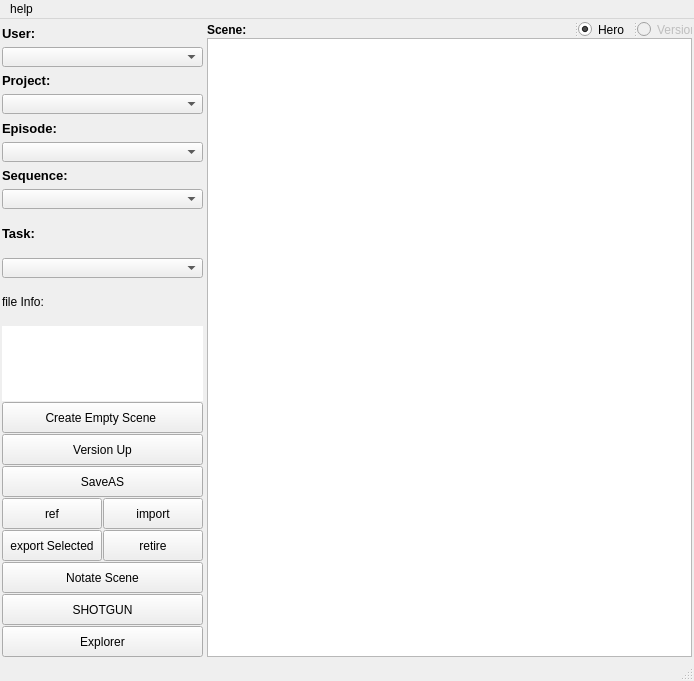
<?xml version="1.0" encoding="UTF-8"?>
<ui version="4.0">
 <class>MainWindow</class>
 <widget class="QMainWindow" name="MainWindow">
  <property name="geometry">
   <rect>
    <x>0</x>
    <y>0</y>
    <width>694</width>
    <height>681</height>
   </rect>
  </property>
  <property name="minimumSize">
   <size>
    <width>452</width>
    <height>681</height>
   </size>
  </property>
  <property name="maximumSize">
   <size>
    <width>1000</width>
    <height>681</height>
   </size>
  </property>
  <property name="windowTitle">
   <string>dsShotOpen</string>
  </property>
  <property name="documentMode">
   <bool>false</bool>
  </property>
  <property name="tabShape">
   <enum>QTabWidget::Rounded</enum>
  </property>
  <widget class="QWidget" name="centralwidget">
   <property name="sizePolicy">
    <sizepolicy hsizetype="Expanding" vsizetype="Expanding">
     <horstretch>0</horstretch>
     <verstretch>0</verstretch>
    </sizepolicy>
   </property>
   <layout class="QGridLayout" name="gridLayout">
    <property name="horizontalSpacing">
     <number>4</number>
    </property>
    <property name="verticalSpacing">
     <number>1</number>
    </property>
    <property name="margin">
     <number>2</number>
    </property>
    <item row="0" column="0">
     <widget class="QLabel" name="user_L">
      <property name="maximumSize">
       <size>
        <width>201</width>
        <height>25</height>
       </size>
      </property>
      <property name="font">
       <font>
        <pointsize>10</pointsize>
        <weight>75</weight>
        <bold>true</bold>
       </font>
      </property>
      <property name="text">
       <string>User:</string>
      </property>
     </widget>
    </item>
    <item row="0" column="1" rowspan="20">
     <layout class="QVBoxLayout" name="verticalLayout_2">
      <item>
       <widget class="QSplitter" name="splitter_3">
        <property name="orientation">
         <enum>Qt::Horizontal</enum>
        </property>
        <property name="opaqueResize">
         <bool>true</bool>
        </property>
        <property name="childrenCollapsible">
         <bool>true</bool>
        </property>
        <widget class="QLabel" name="scene_L">
         <property name="sizePolicy">
          <sizepolicy hsizetype="Fixed" vsizetype="Fixed">
           <horstretch>0</horstretch>
           <verstretch>0</verstretch>
          </sizepolicy>
         </property>
         <property name="font">
          <font>
           <pointsize>9</pointsize>
           <weight>75</weight>
           <bold>true</bold>
          </font>
         </property>
         <property name="text">
          <string>Scene:</string>
         </property>
        </widget>
        <widget class="QRadioButton" name="hero_RB">
         <property name="enabled">
          <bool>true</bool>
         </property>
         <property name="minimumSize">
          <size>
           <width>55</width>
           <height>17</height>
          </size>
         </property>
         <property name="maximumSize">
          <size>
           <width>47</width>
           <height>17</height>
          </size>
         </property>
         <property name="text">
          <string>Hero</string>
         </property>
         <property name="checked">
          <bool>true</bool>
         </property>
        </widget>
        <widget class="QRadioButton" name="version_RB">
         <property name="enabled">
          <bool>false</bool>
         </property>
         <property name="minimumSize">
          <size>
           <width>55</width>
           <height>17</height>
          </size>
         </property>
         <property name="maximumSize">
          <size>
           <width>47</width>
           <height>17</height>
          </size>
         </property>
         <property name="text">
          <string>Version</string>
         </property>
         <property name="checked">
          <bool>false</bool>
         </property>
        </widget>
       </widget>
      </item>
      <item>
       <widget class="QListWidget" name="scene_LW">
        <property name="minimumSize">
         <size>
          <width>211</width>
          <height>400</height>
         </size>
        </property>
        <property name="iconSize">
         <size>
          <width>550</width>
          <height>550</height>
         </size>
        </property>
        <property name="spacing">
         <number>5</number>
        </property>
        <property name="gridSize">
         <size>
          <width>1</width>
          <height>25</height>
         </size>
        </property>
       </widget>
      </item>
     </layout>
    </item>
    <item row="1" column="0">
     <widget class="QComboBox" name="user_CB">
      <property name="minimumSize">
       <size>
        <width>199</width>
        <height>20</height>
       </size>
      </property>
      <property name="maximumSize">
       <size>
        <width>201</width>
        <height>20</height>
       </size>
      </property>
     </widget>
    </item>
    <item row="2" column="0">
     <widget class="QLabel" name="project_L">
      <property name="maximumSize">
       <size>
        <width>201</width>
        <height>25</height>
       </size>
      </property>
      <property name="font">
       <font>
        <pointsize>10</pointsize>
        <weight>75</weight>
        <bold>true</bold>
       </font>
      </property>
      <property name="text">
       <string>Project:</string>
      </property>
     </widget>
    </item>
    <item row="3" column="0">
     <widget class="QComboBox" name="projects_CB">
      <property name="minimumSize">
       <size>
        <width>199</width>
        <height>20</height>
       </size>
      </property>
      <property name="maximumSize">
       <size>
        <width>201</width>
        <height>20</height>
       </size>
      </property>
     </widget>
    </item>
    <item row="4" column="0">
     <widget class="QLabel" name="episode_L">
      <property name="maximumSize">
       <size>
        <width>201</width>
        <height>26</height>
       </size>
      </property>
      <property name="font">
       <font>
        <pointsize>10</pointsize>
        <weight>75</weight>
        <bold>true</bold>
       </font>
      </property>
      <property name="text">
       <string>Episode:</string>
      </property>
     </widget>
    </item>
    <item row="5" column="0">
     <widget class="QComboBox" name="episodes_CB">
      <property name="minimumSize">
       <size>
        <width>199</width>
        <height>20</height>
       </size>
      </property>
      <property name="maximumSize">
       <size>
        <width>201</width>
        <height>20</height>
       </size>
      </property>
     </widget>
    </item>
    <item row="6" column="0">
     <widget class="QLabel" name="seq_L">
      <property name="maximumSize">
       <size>
        <width>201</width>
        <height>25</height>
       </size>
      </property>
      <property name="font">
       <font>
        <pointsize>10</pointsize>
        <weight>75</weight>
        <bold>true</bold>
       </font>
      </property>
      <property name="text">
       <string>Sequence:</string>
      </property>
     </widget>
    </item>
    <item row="7" column="0">
     <widget class="QComboBox" name="sequence_CB">
      <property name="minimumSize">
       <size>
        <width>199</width>
        <height>20</height>
       </size>
      </property>
      <property name="maximumSize">
       <size>
        <width>201</width>
        <height>20</height>
       </size>
      </property>
     </widget>
    </item>
    <item row="8" column="0">
     <widget class="QLabel" name="task_L">
      <property name="font">
       <font>
        <pointsize>10</pointsize>
        <weight>75</weight>
        <bold>true</bold>
       </font>
      </property>
      <property name="text">
       <string>Task:</string>
      </property>
     </widget>
    </item>
    <item row="9" column="0">
     <widget class="QComboBox" name="task_CB">
      <property name="minimumSize">
       <size>
        <width>199</width>
        <height>20</height>
       </size>
      </property>
      <property name="maximumSize">
       <size>
        <width>201</width>
        <height>20</height>
       </size>
      </property>
     </widget>
    </item>
    <item row="10" column="0">
     <widget class="QLabel" name="shots_L">
      <property name="text">
       <string>file Info:</string>
      </property>
     </widget>
    </item>
    <item row="11" column="0">
     <widget class="QListWidget" name="shots_LW">
      <property name="minimumSize">
       <size>
        <width>201</width>
        <height>75</height>
       </size>
      </property>
      <property name="maximumSize">
       <size>
        <width>201</width>
        <height>75</height>
       </size>
      </property>
      <property name="frameShape">
       <enum>QFrame::NoFrame</enum>
      </property>
      <property name="verticalScrollBarPolicy">
       <enum>Qt::ScrollBarAsNeeded</enum>
      </property>
      <property name="horizontalScrollBarPolicy">
       <enum>Qt::ScrollBarAlwaysOff</enum>
      </property>
      <property name="editTriggers">
       <set>QAbstractItemView::NoEditTriggers</set>
      </property>
     </widget>
    </item>
    <item row="12" column="0">
     <widget class="QPushButton" name="createEmpty_B">
      <property name="enabled">
       <bool>true</bool>
      </property>
      <property name="sizePolicy">
       <sizepolicy hsizetype="Fixed" vsizetype="Fixed">
        <horstretch>0</horstretch>
        <verstretch>0</verstretch>
       </sizepolicy>
      </property>
      <property name="minimumSize">
       <size>
        <width>201</width>
        <height>31</height>
       </size>
      </property>
      <property name="maximumSize">
       <size>
        <width>201</width>
        <height>31</height>
       </size>
      </property>
      <property name="font">
       <font>
        <weight>50</weight>
        <bold>false</bold>
       </font>
      </property>
      <property name="text">
       <string>Create Empty Scene </string>
      </property>
     </widget>
    </item>
    <item row="13" column="0">
     <widget class="QPushButton" name="versionUp_B">
      <property name="enabled">
       <bool>true</bool>
      </property>
      <property name="sizePolicy">
       <sizepolicy hsizetype="Fixed" vsizetype="Fixed">
        <horstretch>0</horstretch>
        <verstretch>0</verstretch>
       </sizepolicy>
      </property>
      <property name="minimumSize">
       <size>
        <width>201</width>
        <height>31</height>
       </size>
      </property>
      <property name="maximumSize">
       <size>
        <width>201</width>
        <height>31</height>
       </size>
      </property>
      <property name="font">
       <font>
        <weight>50</weight>
        <bold>false</bold>
       </font>
      </property>
      <property name="text">
       <string>Version Up</string>
      </property>
     </widget>
    </item>
    <item row="14" column="0">
     <widget class="QPushButton" name="saveAs_B">
      <property name="minimumSize">
       <size>
        <width>201</width>
        <height>31</height>
       </size>
      </property>
      <property name="maximumSize">
       <size>
        <width>201</width>
        <height>31</height>
       </size>
      </property>
      <property name="text">
       <string>SaveAS</string>
      </property>
     </widget>
    </item>
    <item row="15" column="0">
     <widget class="QSplitter" name="splitter">
      <property name="minimumSize">
       <size>
        <width>201</width>
        <height>31</height>
       </size>
      </property>
      <property name="maximumSize">
       <size>
        <width>200</width>
        <height>31</height>
       </size>
      </property>
      <property name="orientation">
       <enum>Qt::Horizontal</enum>
      </property>
      <property name="handleWidth">
       <number>1</number>
      </property>
      <widget class="QPushButton" name="ref_B">
       <property name="minimumSize">
        <size>
         <width>100</width>
         <height>31</height>
        </size>
       </property>
       <property name="maximumSize">
        <size>
         <width>100</width>
         <height>31</height>
        </size>
       </property>
       <property name="text">
        <string>ref</string>
       </property>
      </widget>
      <widget class="QPushButton" name="import_B">
       <property name="minimumSize">
        <size>
         <width>100</width>
         <height>31</height>
        </size>
       </property>
       <property name="maximumSize">
        <size>
         <width>99</width>
         <height>31</height>
        </size>
       </property>
       <property name="text">
        <string>import</string>
       </property>
      </widget>
     </widget>
    </item>
    <item row="16" column="0">
     <widget class="QSplitter" name="splitter_2">
      <property name="minimumSize">
       <size>
        <width>201</width>
        <height>31</height>
       </size>
      </property>
      <property name="maximumSize">
       <size>
        <width>200</width>
        <height>31</height>
       </size>
      </property>
      <property name="orientation">
       <enum>Qt::Horizontal</enum>
      </property>
      <property name="opaqueResize">
       <bool>true</bool>
      </property>
      <property name="handleWidth">
       <number>1</number>
      </property>
      <property name="childrenCollapsible">
       <bool>false</bool>
      </property>
      <widget class="QPushButton" name="export_B">
       <property name="minimumSize">
        <size>
         <width>100</width>
         <height>31</height>
        </size>
       </property>
       <property name="maximumSize">
        <size>
         <width>100</width>
         <height>31</height>
        </size>
       </property>
       <property name="text">
        <string>export Selected</string>
       </property>
      </widget>
      <widget class="QPushButton" name="retire_B">
       <property name="minimumSize">
        <size>
         <width>100</width>
         <height>31</height>
        </size>
       </property>
       <property name="maximumSize">
        <size>
         <width>99</width>
         <height>31</height>
        </size>
       </property>
       <property name="text">
        <string>retire</string>
       </property>
      </widget>
     </widget>
    </item>
    <item row="17" column="0">
     <widget class="QPushButton" name="notate_B">
      <property name="enabled">
       <bool>true</bool>
      </property>
      <property name="sizePolicy">
       <sizepolicy hsizetype="Fixed" vsizetype="Fixed">
        <horstretch>0</horstretch>
        <verstretch>0</verstretch>
       </sizepolicy>
      </property>
      <property name="minimumSize">
       <size>
        <width>201</width>
        <height>31</height>
       </size>
      </property>
      <property name="maximumSize">
       <size>
        <width>201</width>
        <height>31</height>
       </size>
      </property>
      <property name="font">
       <font>
        <weight>50</weight>
        <bold>false</bold>
       </font>
      </property>
      <property name="text">
       <string>Notate Scene</string>
      </property>
     </widget>
    </item>
    <item row="18" column="0">
     <widget class="QPushButton" name="sg_B">
      <property name="minimumSize">
       <size>
        <width>201</width>
        <height>31</height>
       </size>
      </property>
      <property name="maximumSize">
       <size>
        <width>201</width>
        <height>31</height>
       </size>
      </property>
      <property name="text">
       <string>SHOTGUN</string>
      </property>
     </widget>
    </item>
    <item row="19" column="0">
     <widget class="QPushButton" name="explorer_B">
      <property name="enabled">
       <bool>true</bool>
      </property>
      <property name="sizePolicy">
       <sizepolicy hsizetype="Fixed" vsizetype="Fixed">
        <horstretch>0</horstretch>
        <verstretch>0</verstretch>
       </sizepolicy>
      </property>
      <property name="minimumSize">
       <size>
        <width>201</width>
        <height>31</height>
       </size>
      </property>
      <property name="maximumSize">
       <size>
        <width>201</width>
        <height>31</height>
       </size>
      </property>
      <property name="font">
       <font>
        <weight>50</weight>
        <bold>false</bold>
       </font>
      </property>
      <property name="text">
       <string>Explorer</string>
      </property>
     </widget>
    </item>
   </layout>
  </widget>
  <widget class="QMenuBar" name="menubar">
   <property name="geometry">
    <rect>
     <x>0</x>
     <y>0</y>
     <width>694</width>
     <height>18</height>
    </rect>
   </property>
   <widget class="QMenu" name="menuHelp">
    <property name="title">
     <string>help</string>
    </property>
    <addaction name="actionVfx_wiki_dk"/>
   </widget>
   <addaction name="menuHelp"/>
  </widget>
  <widget class="QStatusBar" name="statusBar"/>
  <action name="actionVfx_wiki_dk">
   <property name="text">
    <string>wiki</string>
   </property>
   <property name="iconText">
    <string>wiki</string>
   </property>
  </action>
 </widget>
 <resources/>
 <connections/>
</ui>
